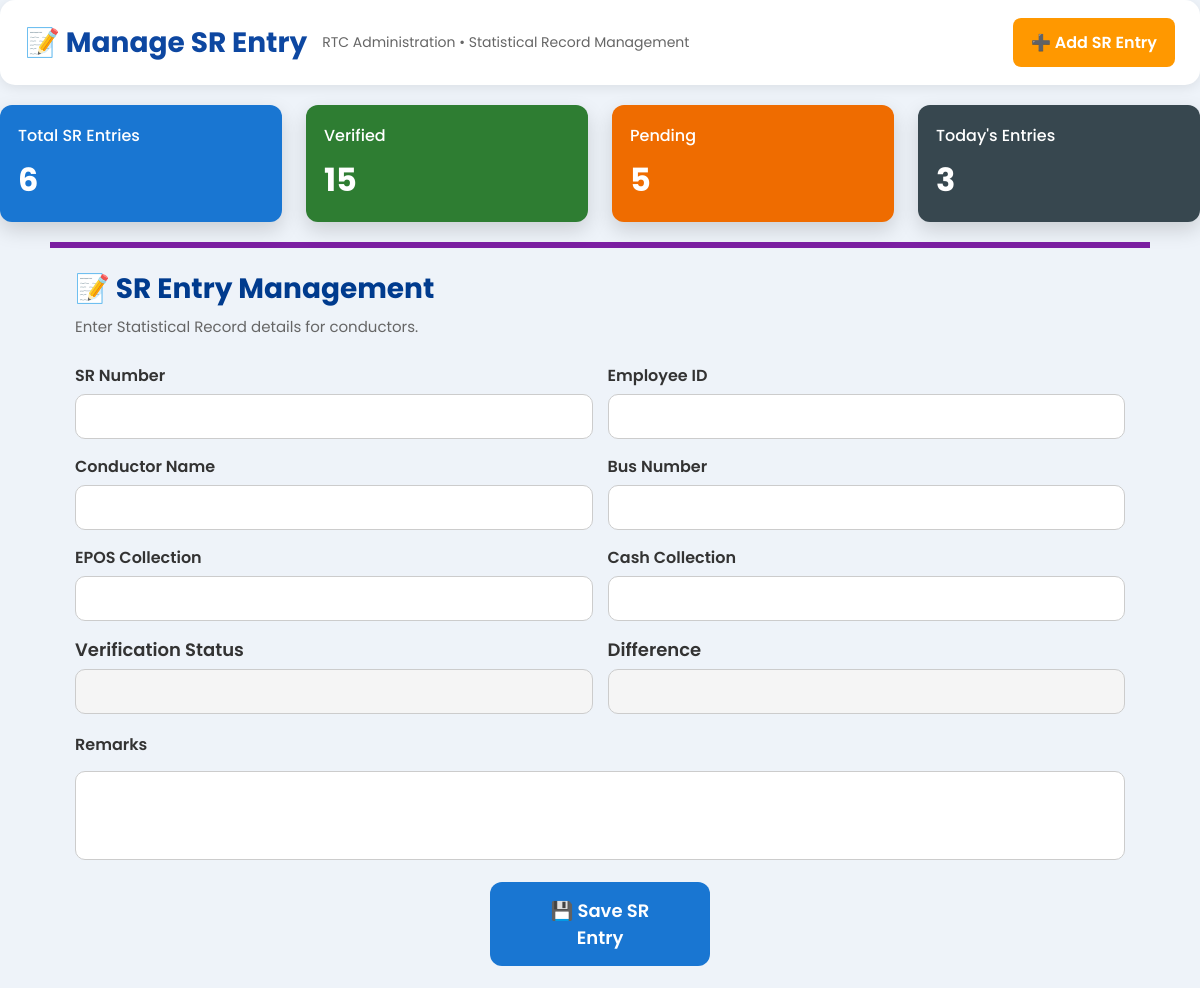
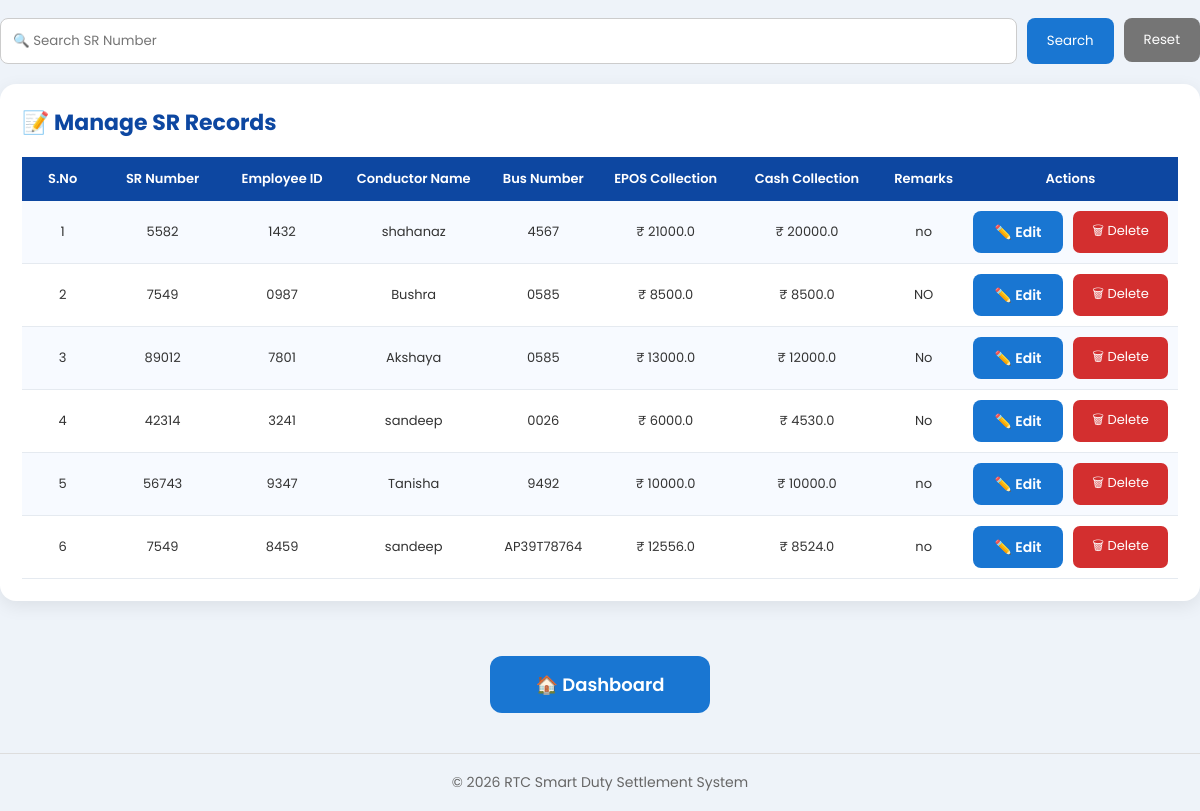
The app's page /sr with its own data (2 pictures, top to bottom).
### tables this page shows
CREATE TABLE sr(
    id INTEGER PRIMARY KEY AUTOINCREMENT,
    sr_number TEXT NOT NULL,
    employee_id TEXT NOT NULL,
    conductor_name TEXT NOT NULL,
    bus_number TEXT NOT NULL,
    epos_collection REAL NOT NULL,
    cash_collection REAL NOT NULL,
    remarks TEXT
);

### app.py (the view)
@app.route("/sr")
def sr():
    conn = get_db()
    cursor = conn.cursor()
    cursor.execute("""
        SELECT *
        FROM sr
        ORDER BY id DESC
    """)
    sr_records = cursor.fetchall()
    conn.close()
    return render_template(
        "sr.html",
        sr_records=sr_records
    )

### app.py (called while the page is built)
def get_db():
    conn = sqlite3.connect(
        "database.db",
        timeout=30,
        check_same_thread=False
    )
    conn.row_factory = sqlite3.Row
    conn.execute("PRAGMA journal_mode=WAL")
    conn.execute("PRAGMA busy_timeout=30000")
    return conn

### templates/sr.html (shortened to what this page needs)
<!DOCTYPE html>
<html lang="en">
<head>
    <link rel="stylesheet" href="{{ url_for('static', filename='style.css') }}">
</head>
<body>
<div class="header">
    <div class="header-left">
        <h1>📝 Manage SR Entry</h1>
        <p>RTC Administration • Statistical Record Management</p>
    </div>
    <div class="header-right">
        <a href="#srForm" class="add-btn">
            ➕ Add SR Entry
        </a>
    </div>
</div>
<div class="summary-grid">
    <div class="summary-card blue">
        <h4>Total SR Entries</h4>
        <h2>{{ sr_records|length }}</h2>
    </div>
    <div class="summary-card green">
        <h4>Verified</h4>
        <h2>15</h2>
    </div>
    <div class="summary-card orange">
        <h4>Pending</h4>
        <h2>5</h2>
    </div>
    <div class="summary-card dark">
        <h4>Today's Entries</h4>
        <h2>3</h2>
    </div>
</div>
<div class="form-card" id="srForm">
    <div class="section-header">
        <div>
            <h2>📝 SR Entry Management</h2>
            <p>Enter Statistical Record details for conductors.</p>
        </div>
    </div>
    <form action="/save_sr" method="POST">
        <div class="form-grid">
            <div>
                <label>SR Number</label>
                <input type="text" name="sr_number" required>
            </div>
            <div>
                <label>Employee ID</label>
                <input type="text" name="employee_id" required>
            </div>
            <div>
                <label>Conductor Name</label>
                <input type="text" name="conductor_name" required>
            </div>
            <div>
                <label>Bus Number</label>
                <input type="text" name="bus_number" required>
            </div>
            <div>
                <label>EPOS Collection</label>
                <input type="number" name="epos_collection" required>
            </div>
            <div>
                <label>Cash Collection</label>
                <input type="number" name="cash_collection" required>
            </div>
            <div class="form-group">
    <label>Verification Status</label>
    <input
        type="text"
        id="verification"
        readonly
        style="background:#f5f5f5;font-weight:bold;"
    >
</div>
<div class="form-group">
    <label>Difference</label>
    <input
        type="text"
        id="difference"
        readonly
        style="background:#f5f5f5;font-weight:bold;"
    >
</div>
        </div>
        <div style="margin-top:18px;">
            <label>Remarks</label>
            <textarea
                name="remarks"
                rows="3"
                style="width:100%;
                padding:12px;
                border:1px solid #ccc;
                border-radius:10px;
                resize:none;"></textarea>
        </div>
        <button type="submit" class="save-btn">
            💾 Save SR Entry
        </button>
    </form>
</div>
<div class="search-panel">
    <form action="/search_sr" method="GET" style="display:flex;width:100%;gap:10px;">
        <input
            type="text"
            name="sr_number"
            placeholder="🔍 Search SR Number">
        <button type="submit" class="search-btn">
            Search
        </button>
        <a href="/sr">
            <button type="button" class="reset-btn">
                Reset
            </button>
        </a>
    </form>
</div>
<div class="table-card">
    <h2>📝 Manage SR Records</h2>
    <table>
        <tr>
            <th>S.No</th>
            <th>SR Number</th>
            <th>Employee ID</th>
            <th>Conductor Name</th>
            <th>Bus Number</th>
            <th>EPOS Collection</th>
            <th>Cash Collection</th>
            <th>Remarks</th>
            <th>Actions</th>
        </tr>
        {% for sr in sr_records %}
        <tr>
            <td>{{ loop.index }}</td>
            <td>{{ sr[1] }}</td>
            <td>{{ sr[2] }}</td>
            <td>{{ sr[3] }}</td>
            <td>{{ sr[4] }}</td>
            <td class="cash-value">
                ₹ {{ sr[5] }}
            </td>
            <td class="cash-value">
                ₹ {{ sr[6] }}
            </td>
            <td class="remarks">
                {{ sr[7] }}
            </td>
            <td>
                <div class="action-buttons">
                    <a href="/edit_sr/{{ sr[0] }}" class="edit-btn">
                        ✏️ Edit
                    </a>
                    <a href="/delete_sr/{{ sr[0] }}"
                       class="delete-btn"
                       onclick="return confirm('Delete this SR Record?')">
                        🗑 Delete
                    </a>
                </div>
            </td>
        </tr>
        {% endfor %}
    </table>
</div>
<div class="report-buttons">
    <a href="/dashboard" class="save-btn">
        🏠 Dashboard
    </a>
</div>
<footer class="footer">
    © 2026 RTC Smart Duty Settlement System
</footer>
</body>
</html>

### records on screen
sr: sr_number "5582", employee "1432", conductor_name "shahanaz", bus_number "4567", epos_collection "21000.0", cash_collection "20000.0", remarks "no"
sr: sr_number "7549", employee "0987", conductor_name "Bushra", bus_number "0585", epos_collection "8500.0", cash_collection "8500.0", remarks "NO"
sr: sr_number "89012", employee "7801", conductor_name "Akshaya", bus_number "0585", epos_collection "13000.0", cash_collection "12000.0", remarks "No"
sr: sr_number "42314", employee "3241", conductor_name "sandeep", bus_number "0026", epos_collection "6000.0", cash_collection "4530.0", remarks "No"
sr: sr_number "56743", employee "9347", conductor_name "Tanisha", bus_number "9492", epos_collection "10000.0", cash_collection "10000.0", remarks "no"
sr: sr_number "7549", employee "8459", conductor_name "sandeep", bus_number "AP39T78764", epos_collection "12556.0", cash_collection "8524.0", remarks "no"

### other values on screen
{{ sr_records|length }} "6"
